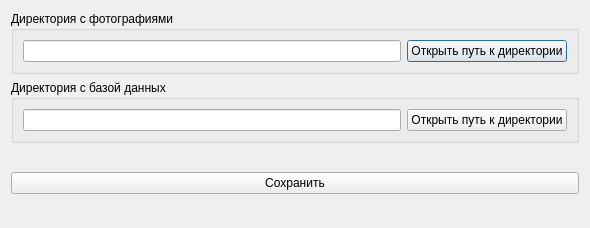
<?xml version="1.0" encoding="UTF-8"?>
<ui version="4.0">
 <class>DialogCustomVariables</class>
 <widget class="QDialog" name="DialogCustomVariables">
  <property name="geometry">
   <rect>
    <x>0</x>
    <y>0</y>
    <width>590</width>
    <height>228</height>
   </rect>
  </property>
  <property name="minimumSize">
   <size>
    <width>590</width>
    <height>228</height>
   </size>
  </property>
  <property name="maximumSize">
   <size>
    <width>590</width>
    <height>228</height>
   </size>
  </property>
  <property name="windowTitle">
   <string>Изначальные настройки</string>
  </property>
  <layout class="QVBoxLayout" name="verticalLayout">
   <item>
    <widget class="QGroupBox" name="groupBox">
     <property name="title">
      <string>Директория с фотографиями</string>
     </property>
     <layout class="QHBoxLayout" name="horizontalLayout">
      <item>
       <widget class="QLineEdit" name="path_photo"/>
      </item>
      <item>
       <widget class="QPushButton" name="btn_show_path_photo">
        <property name="text">
         <string>Открыть путь к директории</string>
        </property>
       </widget>
      </item>
     </layout>
    </widget>
   </item>
   <item>
    <widget class="QGroupBox" name="groupBox_2">
     <property name="title">
      <string>Директория с базой данных</string>
     </property>
     <layout class="QHBoxLayout" name="horizontalLayout_2">
      <item>
       <widget class="QLineEdit" name="path_db"/>
      </item>
      <item>
       <widget class="QPushButton" name="btn_show_path_database">
        <property name="text">
         <string>Открыть путь к директории</string>
        </property>
       </widget>
      </item>
     </layout>
    </widget>
   </item>
   <item>
    <spacer name="verticalSpacer">
     <property name="orientation">
      <enum>Qt::Vertical</enum>
     </property>
     <property name="sizeHint" stdset="0">
      <size>
       <width>20</width>
       <height>40</height>
      </size>
     </property>
    </spacer>
   </item>
   <item>
    <widget class="QPushButton" name="btn_save">
     <property name="text">
      <string>Сохранить</string>
     </property>
    </widget>
   </item>
   <item>
    <spacer name="verticalSpacer_2">
     <property name="orientation">
      <enum>Qt::Vertical</enum>
     </property>
     <property name="sizeHint" stdset="0">
      <size>
       <width>20</width>
       <height>40</height>
      </size>
     </property>
    </spacer>
   </item>
  </layout>
 </widget>
 <resources/>
 <connections/>
</ui>
